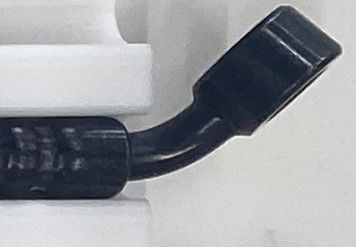
#> input picture datafornichi/template/back_right.png, 356 x 247 px, given in place of sample.bmp, which was not available
$ python template_matching_pca.py
#> lines starting #> are read from the running program, lines starting #| are printed output that depends on the picture; after the words box and inside, x2 and y2 are one past the last pixel; in counts of white or black regions, pixels touching at a corner belong together; pictures that were not available may be replaced by others from this repository, and a replacement may not be noted
import os
import cv2
import numpy as np
import math
import time
try :
    import imutils
except:
    os.system("pip install  imutils")
    import imutils
#  code mang tính đặt thù chỉ chính  xác vật thể cho trước

def fit_angel_pca(contours, hierarchy, src):
    min_area = 6000
    min_arange = 1000
    angel_output = []
    mean_output = []
    for index, cnt in enumerate(contours):
        if hierarchy[0, index, 3] != -1:
            continue;
        if hierarchy[0, index, 2] == -1:
            continue;
        area = cv2.contourArea(cnt)
        if area >= min_area:
            cv2.drawContours(src, [cnt], -1, (0,0, 0),1, cv2.LINE_AA)
            data = cnt[:, 0, :].astype(np.float32)
            mean, eigenvectors = cv2.PCACompute(data, mean=None)
            mean_point = (int(round(mean[0][0])), int(round(mean[0][1])))
            cv2.circle(src, mean_point, 5, (0, 0, 255), -1)
            danhsach = len(hierarchy[0])
            for count_her in range(0,danhsach):
                indexof = hierarchy[0, count_her, 3]
                if indexof == index:
                    son_area = cv2.contourArea(contours[count_her])
                    if son_area >= min_arange :
                        data_son = contours[count_her][:, 0, :].astype(np.float32)
                        mean_son, _ = cv2.PCACompute(data_son, mean=None)
                        means_point = (int(round(mean_son[0][0])), int(round(mean_son[0][1])))
                        # cv2.circle(src, means_point, 5, (0, 0, 255), -1)
                        # # Vẽ vector từ mean_point đến means_son
                        # cv2.arrowedLine(src, mean_point, means_point, (0, 0, 0), 1)

                        # Tính góc của vector
                        dx = means_point[0] - mean_point[0]
                        dy = means_point[1] - mean_point[1]
                        angle = math.atan2(dy, dx) * 180 / math.pi
                        angel_output.append(angle)
                        mean_output.append(mean)


    return mean_output,angel_output, src


# Đọc ảnh và tiền xử lý source
sr0 = cv2.imread("data\imgSrc\sample.bmp")
#> sr0 is the input picture: shape (247, 356, 3); mean B, G, R 159.8, 156.4, 153.9
img_src = cv2.cvtColor(sr0, cv2.COLOR_BGR2GRAY)
blurred = cv2.GaussianBlur(img_src, (3, 3), 0)
_, edges_src = cv2.threshold(blurred, 100, 160, cv2.THRESH_BINARY_INV)
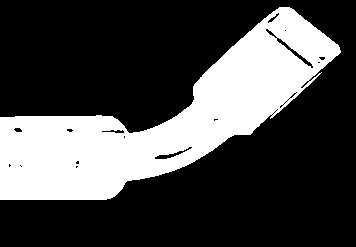
#> edges_src: shape (247, 356); values 0 (black) and 160 (white), 28.5% white; 1 white region
contours, hierarchy_src = cv2.findContours(edges_src, cv2.RETR_TREE, cv2.CHAIN_APPROX_NONE)
#> contours = 35 contours, 25 with area under 20; largest, box (x1, y1, x2, y2) and area: (0, 7, 341, 200) 25107, (276, 37, 314, 69) 178, (154, 146, 193, 160) 140, (101, 129, 125, 134) 60, (267, 12, 280, 24) 40


#  đọc  và tiền xử lý template
sr1= cv2.imread("datafornichi/tem.png")
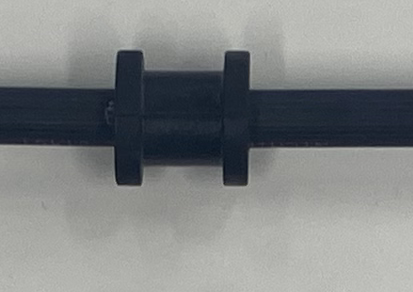
#> input picture datafornichi/template/tem.png, 413 x 292 px, found by its file name
#> sr1 is the input picture: shape (292, 413, 3); mean B, G, R 133.2, 133.1, 130.1
img_template = cv2.cvtColor(sr1,cv2.COLOR_BGR2GRAY)
blurred = cv2.GaussianBlur(img_template, (3,3), 0)
#> blurred: shape (292, 413)
_, edges_temlate = cv2.threshold(blurred, 100, 160, cv2.THRESH_BINARY_INV)
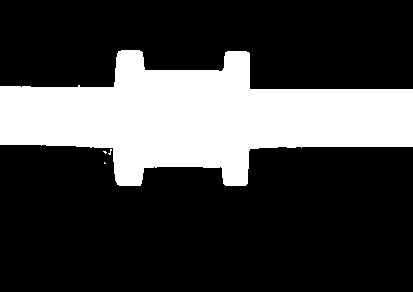
#> edges_temlate: shape (292, 413); values 0 (black) and 160 (white), 26.2% white; 4 white regions (3 under 20 px)
contours_temp, hierarchy_temp = cv2.findContours(edges_temlate, cv2.RETR_TREE,cv2.CHAIN_APPROX_NONE)
#> contours_temp = 4 contours, 3 with area under 20; largest, box (x1, y1, x2, y2) and area: (0, 50, 413, 186) 30950


#  đọc  và tiền xử lý template flip
sr1_flip= cv2.imread("datafornichi/samp_test.png")
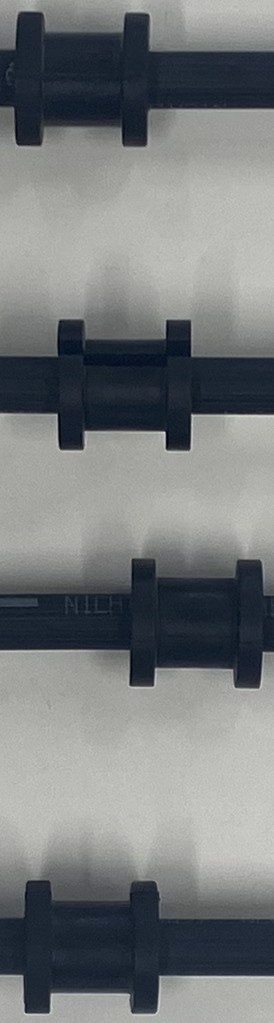
#> input picture datafornichi/src/samp_test.png, 274 x 1023 px, found by its file name
#> sr1_flip is the input picture: shape (1023, 274, 3); mean B, G, R 123.4, 122.1, 118.6
img_template_flip = cv2.cvtColor(sr1_flip,cv2.COLOR_BGR2GRAY)
blurred = cv2.GaussianBlur(img_template_flip, (3,3), 0)
#> blurred: shape (1023, 274)
_,edges_template_flip = cv2.threshold(blurred, 100, 160, cv2.THRESH_BINARY_INV)
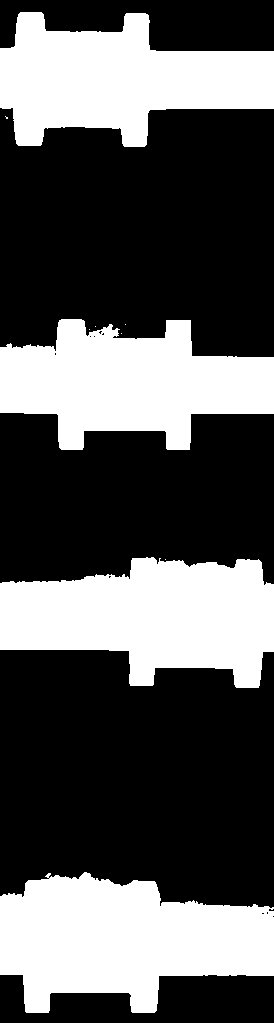
#> edges_template_flip: shape (1023, 274); values 0 (black) and 160 (white), 35% white; 10 white regions (6 under 20 px)
contours_temp_flip, hierarchy_flip = cv2.findContours(edges_template_flip, cv2.RETR_TREE,cv2.CHAIN_APPROX_NONE)
#> contours_temp_flip = 18 contours, 14 with area under 20; largest, box (x1, y1, x2, y2) and area: (0, 872, 274, 1013) 26092, (0, 557, 274, 688) 24712, (0, 319, 274, 450) 22831, (0, 12, 274, 147) 22700


# init parameter
# list method co the dung khi matching template eval(cv2.TM_CCOEFF),eval(cv2.TM_CCORR_NORMED),eval(cv2.TM_CCORR),eval(cv2.TM_SQDIFF),cv2.TM_SQDIFF_NORMED
method = eval("cv2.TM_CCOEFF_NORMED")
h, w = img_template.shape[::]
#> h = 292; w = 413
topleft = [0,0]
best_angel = 0
src_copy = np.zeros_like(img_src)
angel_taget = []
mean_taget = []


# resolve angel problem by pca

center_temp,angel_temp,  template_show = fit_angel_pca(contours_temp,hierarchy_temp,sr1)
#> the loop in fit_angel_pca, `for index, cnt in enumerate(contours):` made 4 passes
#> cnt on pass 1: [[104, 162], [104, 163], [105, 163]]
#> after the loop in fit_angel_pca, `for index, cnt in enumerate(contours):`: angel_output = []
#> center_temp = []; angel_temp = []
center_temp_flip,angel_flip,  template_show_flip = fit_angel_pca(contours_temp_flip,hierarchy_flip,sr1_flip)
#> the loop in fit_angel_pca (call 2), `for index, cnt in enumerate(contours):` made 18 passes
#> (area, mean, eigenvectors, mean_point) on passes 1, 5, 11: (26092.5, [[128, 941.4]], [[1, -0.00688], [0.00688, 1]], (128, 941)), (24712.5, [[146.8, 618.8]], [[0.999, 0.0401], [-0.0401, 0.999]], (147, 619)), (22831, [[131.3, 381.3]], [[0.999, 0.0364], [-0.0364, 0.999]], (131, 381))
#> cnt on passes 4, 7, 8, 9, 10, 13: [[165, 559]], [[121, 333]], [[89, 329]], [[95, 326]], [[125, 324]], [[93, 336], [94, 335], [95, 336], [94, 337]]
#> after the loop in fit_angel_pca (call 2), `for index, cnt in enumerate(contours):`:
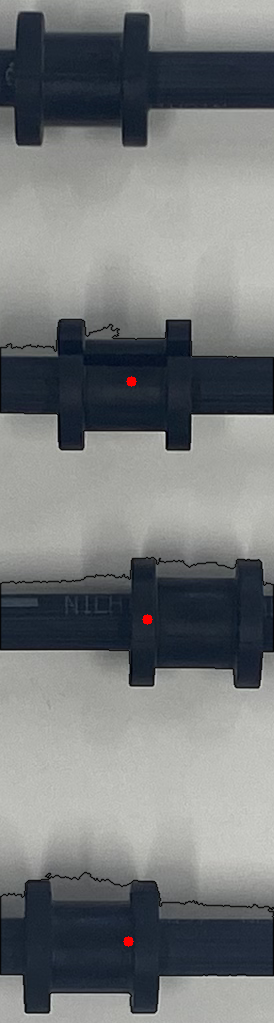
#> src: shape (1023, 274, 3); mean B, G, R 122.4, 121.2, 117.9
#> center_temp_flip = []; angel_flip = []

start_time = time.time()
center_cons,angel_src, src_show = fit_angel_pca(contours,hierarchy_src,sr0)
#> center_cons = []; angel_src = []

for idx,angels in enumerate(angel_src):
    angel = angels - angel_temp[0]
    rotated_src = imutils.rotate(edges_src,angel)
    res = cv2.matchTemplate(rotated_src,edges_temlate, method)
    # xác dịnh tọa độ và vẽ khung cho template trên ảnh
    minval, maxval, minloc, maxloc = cv2.minMaxLoc(res)
    if(maxval>=0.88):
        mean_taget.append(center_cons[idx])
        angel_taget.append(angels)

    else:
        angel_inv = angels - angel_flip[0]
        rotated_src_inv = imutils.rotate(edges_src, angel_inv)
        res_inv = cv2.matchTemplate(rotated_src_inv, edges_template_flip, method)
        minval, maxval, minloc, maxloc = cv2.minMaxLoc(res_inv)
        if (maxval >= 0.88):
            print(maxval)
            mean_taget.append(center_cons[idx])
            angel_taget.append(angels)
        else:
            continue
#> this loop made 0 passes
#> after the loop, angel_taget = []; mean_taget = []

end_time = time.time()
execution_time = end_time - start_time
print(f"Thời gian chạy: {execution_time} giây")

for index,point in enumerate(mean_taget):
    mean_point = (int(round(point[0][0])), int(round(point[0][1])))
    cv2.circle(sr0, mean_point, 5, (0, 255, 255), -1)
    note = str(angel_taget[index])
    cv2.putText(sr0, note , mean_point, cv2.FONT_HERSHEY_SIMPLEX,1, (0, 255, 0), 1)
cv2.imshow("detect sro",sr0)
cv2.waitKey(0)
cv2. destroyAllWindows
